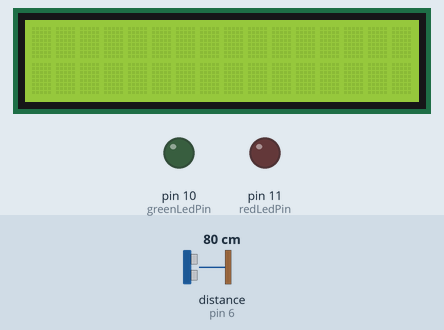
Bench run of a sketch on a simulated Arduino Uno, built with avr-gcc and run on an emulated ATmega328P. Shown: 16×2 character LCD, output pins drawn as LEDs (lit = HIGH). Wiring (inferred from the names in the program): ultrasonic range finder: trigger pin 7; echo pin 6. The inputs (shaded band) are chosen by the test bench; at power-on: distance to the obstacle (sensor on pin 6) 80 cm. The echo pulse lasts 58.3 µs per cm; pins used as bus, display or sensor lines are not drawn; what the sketch prints to the serial monitor is not drawn.

Above: at 1.2 s.
1.3 s: distance to the obstacle (sensor on pin 6) set to 9 cm
2.8 s: distance to the obstacle (sensor on pin 6) set to 6 cm
At 3.7 s:
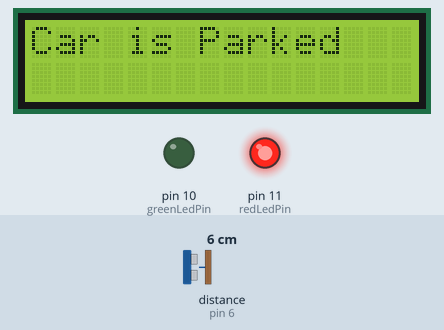
4.5 s: distance to the obstacle (sensor on pin 6) set to 18 cm
At 5.6 s:
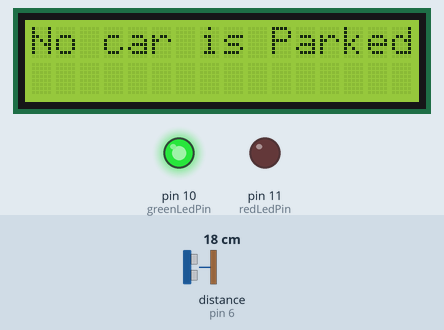
6.1 s: distance to the obstacle (sensor on pin 6) set to 2 cm
At 7.3 s:
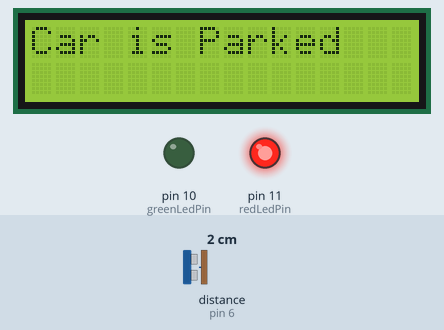
7.6 s: distance to the obstacle (sensor on pin 6) set to 35 cm
At 8.2 s:
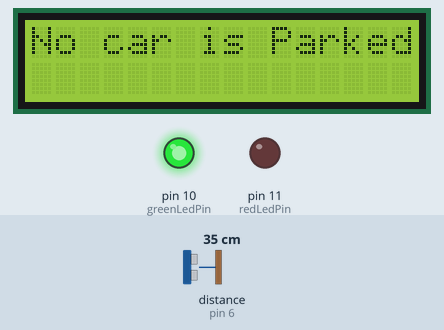
Timing chart, 0 to 10.1 s (numbered marks = the images above; inputs shaded):
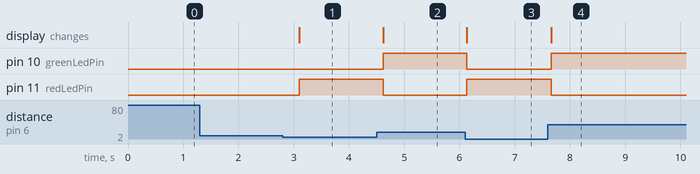

Measured:
- the behaviour switches between 8 and 7 cm on distance to the obstacle (sensor on pin 6) (found by bisection; images 0 and 1)
- after the input at 1.3 s, every drawn part: stays the same
- after the input at 2.8 s, pin 11 (redLedPin): LOW → HIGH after 0.30 s; the display: changes after 0.30 s (image 1)
- after the input at 4.5 s, pin 10 (greenLedPin): LOW → HIGH after 0.12 s; pin 11 (redLedPin): HIGH → LOW after 0.12 s; the display: changes after 0.12 s (image 2)
- after the input at 6.1 s, pin 10 (greenLedPin): HIGH → LOW at once; pin 11 (redLedPin): LOW → HIGH at once; the display: changes at once (image 3)
- after the input at 7.6 s, pin 10 (greenLedPin): LOW → HIGH after 0.06 s; pin 11 (redLedPin): HIGH → LOW after 0.06 s; the display: changes after 0.06 s (image 4)

The sketch:

ArduinoParkingSensorFinal_ino.ino
```cpp
#include <Wire.h>
#include <LiquidCrystal_I2C.h>

// Define the pins for the ultrasonic sensor
const int trigPin = 7;
const int echoPin = 6;

LiquidCrystal_I2C lcd(0x27, 16, 2);

const int greenLedPin = 10;
const int redLedPin = 11;

// Variables to store the distance
long duration;
int distance;

// Variable to store the previous state
bool carParkedPrevState = false;

void setup() {
  lcd.init();
  lcd.backlight();
  lcd.setCursor(0, 0);

  // Initialize serial communication
  Serial.begin(9600);

  // Set trigPin as an OUTPUT
  pinMode(trigPin, OUTPUT);
  // Set echoPin as an INPUT
  pinMode(echoPin, INPUT);
  pinMode(redLedPin, OUTPUT);
  pinMode(greenLedPin, OUTPUT);
}

void loop() {
  // Clear the trigPin
  digitalWrite(trigPin, LOW);
  delayMicroseconds(2);

  // Send a 10 microsecond pulse to the trigPin
  digitalWrite(trigPin, HIGH);
  delayMicroseconds(10);
  digitalWrite(trigPin, LOW);

  // Read the duration of the pulse on echoPin
  duration = pulseIn(echoPin, HIGH);

  // Calculate the distance in cm
  distance = duration * 0.034 / 2;

  // Print the distance to the Serial Monitor
  Serial.print("Distance: ");
  Serial.print(distance);
  Serial.println(" cm");

  // Determine current state
  bool carParkedCurrentState = (distance < 7);

  // Update LCD only if the state has changed
  if (carParkedCurrentState != carParkedPrevState) {
    if (carParkedCurrentState) {
      Serial.println("Car is Parked");
      lcd.clear(); // Clear the LCD
      lcd.setCursor(0, 0);
      lcd.print("Car is Parked");
      digitalWrite(redLedPin, HIGH);
      digitalWrite(greenLedPin, LOW);
    } else {
      Serial.println("No car is Parked");
      lcd.clear(); // Clear the LCD
      lcd.setCursor(0, 0);
      lcd.print("No car is Parked");
      digitalWrite(redLedPin, LOW);
      digitalWrite(greenLedPin, HIGH);
    }

    // Update the previous state
    carParkedPrevState = carParkedCurrentState;
  }

  // Delay before the next reading
  delay(750);
}
```
